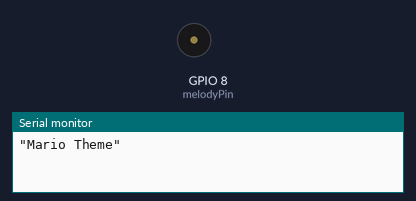
Simulated run of this sketch. Board: ESP8266 (NodeMCU). Shown: buzzer (waves = sounding), the last lines printed to the serial monitor.

Above: at 1.7 s.
At 26.11 s:
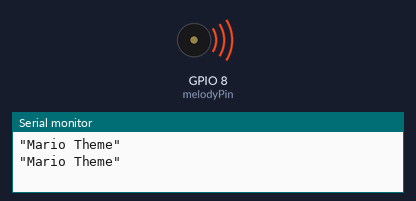
Timing chart, 0 to 26.4 s (numbered marks = the images above):
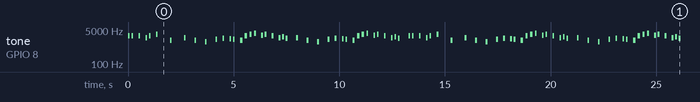

The sketch:

MarioMusik.ino
```cpp
#include "pitches.h"
#include "melody.h"
#define melodyPin 8

void setup() {
  pinMode(melodyPin, OUTPUT);
  Serial.begin(9600);
  if (sizeof(underworld_melody) != sizeof(melody)) {
    return;
  }
}

void loop() {
  marioTheme();
  marioTheme();
  underworldTheme();
}

void marioTheme() {
  Serial.println("\"Mario Theme\"");
  int size = sizeof(melody) / sizeof(int);
  for (int thisNote = 0; thisNote < size; thisNote++) {
    int noteDuration = 1000 / tempo[thisNote];
    tone(melodyPin, melody[thisNote], noteDuration);
    int pauseBetweenNotes = noteDuration * 2;
    delay(pauseBetweenNotes);
    noTone(melodyPin);
  }
}

void underworldTheme() {
  Serial.println("\"Underworld Theme\"");
  int size = sizeof(underworld_melody) / sizeof(int);
  for (int thisNote = 0; thisNote < size; thisNote++) {
    int noteDuration = 1000 / underworld_tempo[thisNote];
    tone(melodyPin, underworld_melody[thisNote], noteDuration);
    int pauseBetweenNotes = noteDuration * 2;
    delay(pauseBetweenNotes);
    noTone(melodyPin);
  }
}
```

Source omitted: melody.h (data table, 1289 bytes)

Measured:
- by itself, tone on GPIO 8 (melodyPin): plays 2637 Hz for 0.08 s, 2637 Hz for 0.08 s, 2637 Hz for 0.08 s, 2093 Hz for 0.08 s, 2637 Hz for 0.08 s, 3136 Hz for 0.08 s … (407 notes in this stretch)
